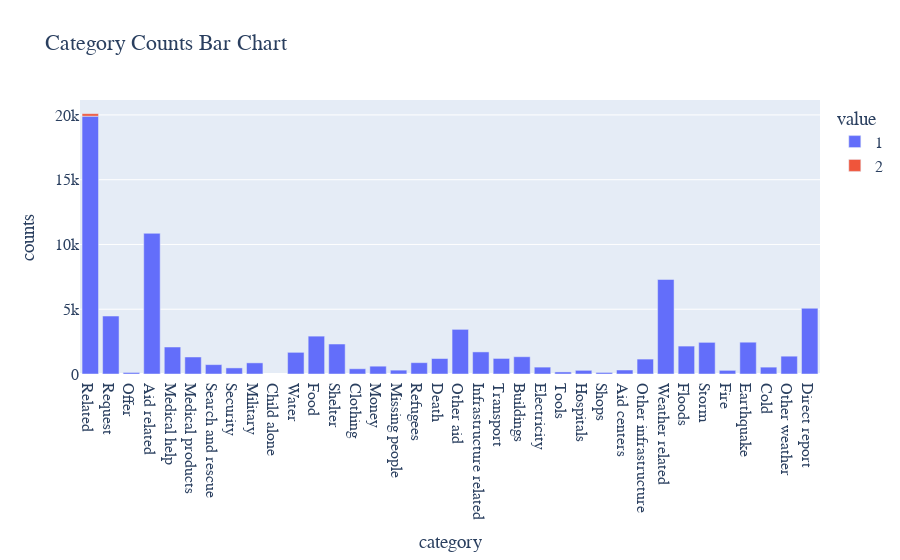

Here is the notebook cell this chart was saved with:
### Code cell
fig = px.bar(
    _df, 
    x='category', 
    y='counts', 
    color='value', 
    title='Category Counts Bar Chart'
)
fig.update_layout(
    autosize=True,
    font_family="Times New Roman",
    font_size=16
)

### Figure 1 — Plotly figure (JSON) as saved in the notebook; plotly's stock layout.template omitted (floating-point values rounded to 4 significant figures)
{"data": [{"alignmentgroup": "True", "hovertemplate": "value=1<br>category=%{x}<br>counts=%{y}<extra></extra>", "legendgroup": "1", "marker": {"color": "#636efa", "pattern": {"shape": ""}}, "name": "1", "offsetgroup": "1", "orientation": "v", "showlegend": true, "textposition": "auto", "type": "bar", "x": ["Related", "Request", "Offer", "Aid related", "Medical help", "Medical products", "Search and rescue", "Security", "Military", "Child alone", "Water", "Food", "Shelter", "Clothing", "Money", "Missing people", "Refugees", "Death", "Other aid", "Infrastructure related", "Transport", "Buildings", "Electricity", "Tools", "Hospitals", "Shops", "Aid centers", "Other infrastructure", "Weather related", "Floods", "Storm", "Fire", "Earthquake", "Cold", "Other weather", "Direct report"], "xaxis": "x", "y": [19906, 4474, 118, 10860, 2084, 1313, 724, 471, 860, null, 1672, 2923, 2314, 405, 604, 298, 875, 1194, 3446, 1705, 1201, 1333, 532, 159, 283, 120, 309, 1151, 7297, 2155, 2443, 282, 2455, 530, 1376, 5075], "yaxis": "y"}, {"alignmentgroup": "True", "hovertemplate": "value=2<br>category=%{x}<br>counts=%{y}<extra></extra>", "legendgroup": "2", "marker": {"color": "#EF553B", "pattern": {"shape": ""}}, "name": "2", "offsetgroup": "2", "orientation": "v", "showlegend": true, "textposition": "auto", "type": "bar", "x": ["Related", "Request", "Offer", "Aid related", "Medical help", "Medical products", "Search and rescue", "Security", "Military", "Child alone", "Water", "Food", "Shelter", "Clothing", "Money", "Missing people", "Refugees", "Death", "Other aid", "Infrastructure related", "Transport", "Buildings", "Electricity", "Tools", "Hospitals", "Shops", "Aid centers", "Other infrastructure", "Weather related", "Floods", "Storm", "Fire", "Earthquake", "Cold", "Other weather", "Direct report"], "xaxis": "x", "y": [188, null, null, null, null, null, null, null, null, null, null, null, null, null, null, null, null, null, null, null, null, null, null, null, null, null, null, null, null, null, null, null, null, null, null, null], "yaxis": "y"}], "layout": {"autosize": true, "barmode": "relative", "font": {"family": "Times New Roman", "size": 16}, "legend": {"title": {"text": "value"}, "tracegroupgap": 0}, "title": {"text": "Category Counts Bar Chart"}, "xaxis": {"anchor": "y", "autorange": true, "domain": [0, 1], "range": [-0.5, 35.5], "title": {"text": "category"}, "type": "category"}, "yaxis": {"anchor": "x", "autorange": true, "domain": [0, 1], "range": [0, 21150.0], "title": {"text": "counts"}, "type": "linear"}}}
